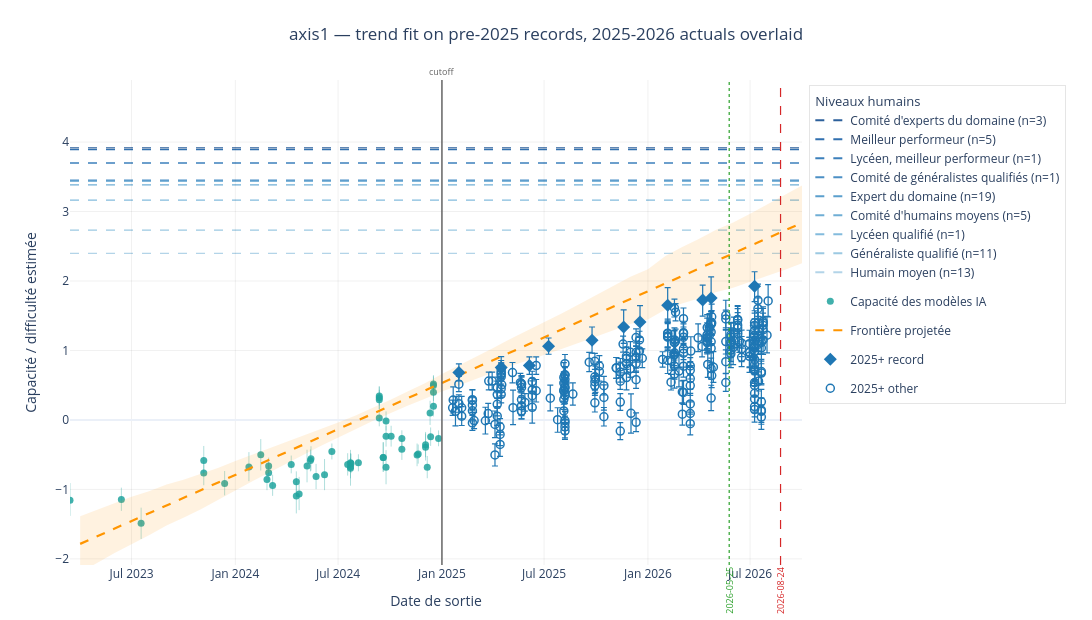
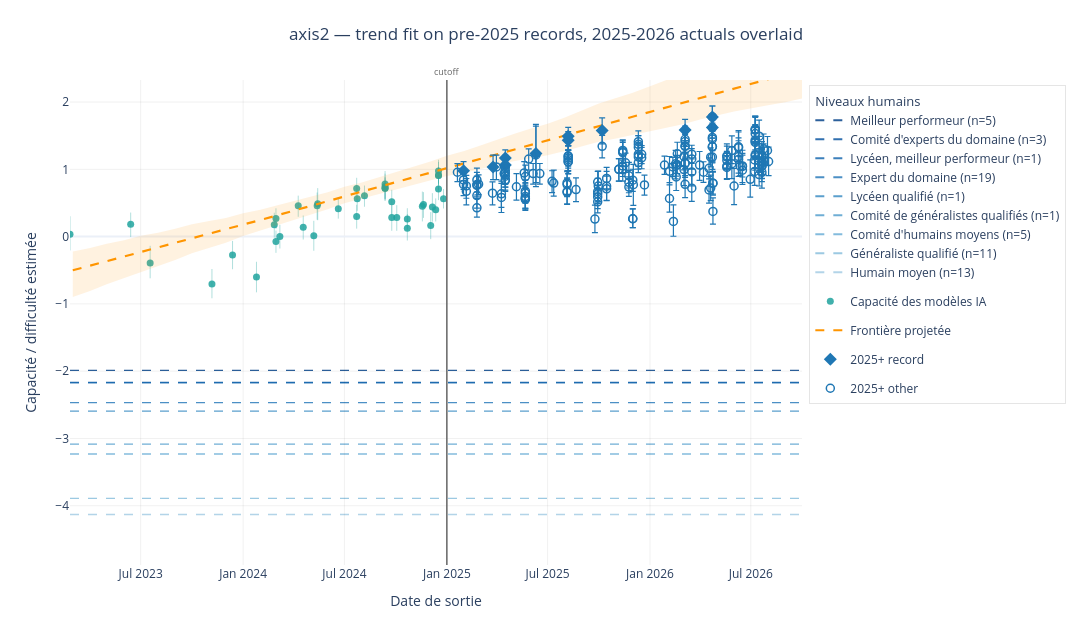
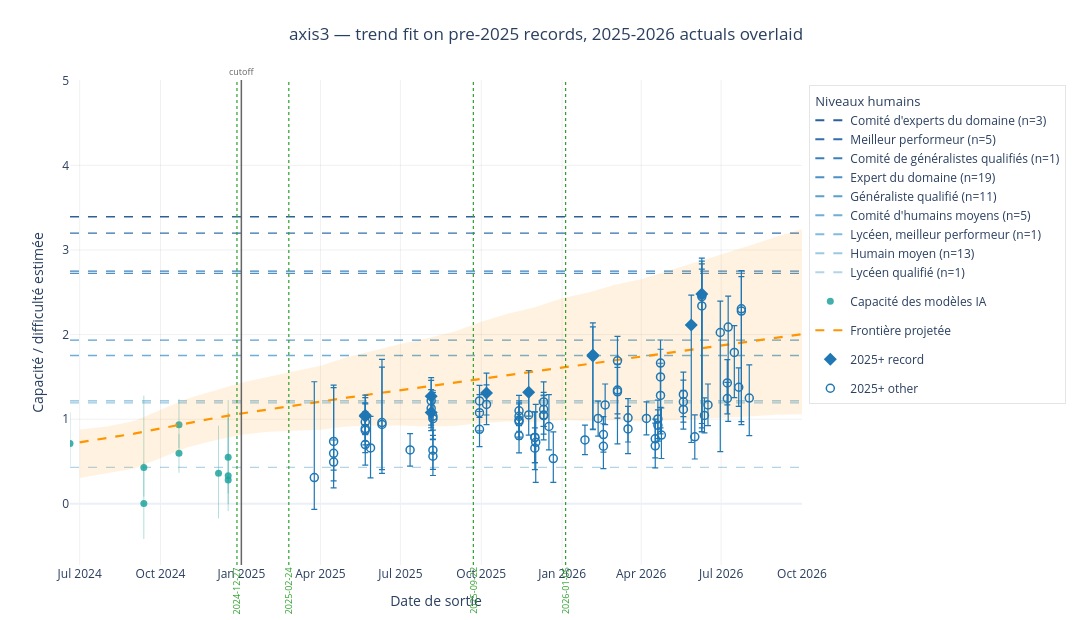
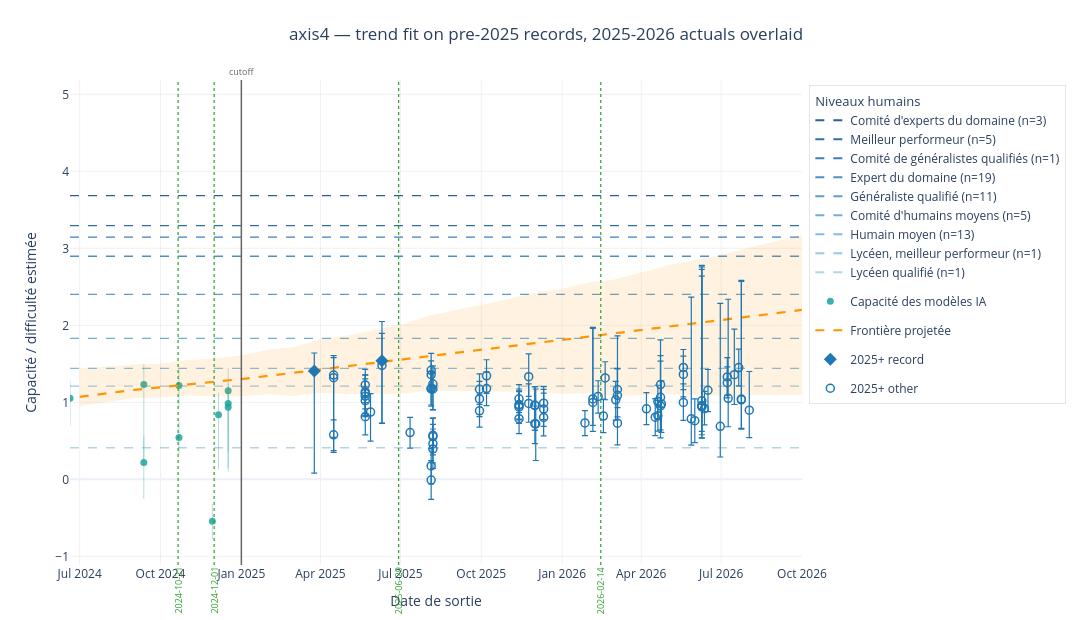

Write notebook code for charts like these, in order.
### Markdown cell above
## Figures

Per axis: pre-cutoff points, trend band, human bands, and the post-cutoff points overlaid (filled diamonds = record-setters, open circles = the rest).

### Code cell
for k in range(K):
    fig = capability_forecast_fig(tl_past[k], hstats[k], fcs[k], cxs[k], axis_name=axis_names[k])
    fig.add_vline(x=CUTOFF.strftime("%Y-%m-%d"),
                  line=dict(color="#666", width=1.5),
                  annotation_text="cutoff", annotation_position="top",
                  annotation_font_size=9, annotation_font_color="#666")

    for mask, name, marker in [
            (actual[k]["is_record"], "2025+ record",
             dict(color="#1f77b4", size=10, symbol="diamond")),
            (~actual[k]["is_record"], "2025+ other",
             dict(symbol="circle-open", size=8, color="#1f77b4",
                  line=dict(width=1.5, color="#1f77b4")))]:
        pts = actual[k][mask]
        if len(pts):
            fig.add_trace(go.Scatter(
                x=pts["release_date"].dt.strftime("%Y-%m-%d"), y=pts["mean"],
                mode="markers", marker=marker, name=name, text=pts["name"],
                error_y=dict(type="data", symmetric=False,
                             array=(pts["hdi_high"] - pts["mean"]).values,
                             arrayminus=(pts["mean"] - pts["hdi_low"]).values,
                             color="#1f77b4", thickness=1.2, width=3),
                hovertemplate="<b>%{text}</b><br>%{y:.2f}<br>%{x}<extra></extra>"))

    # Re-pin both axes so the 2025 points are inside the frame; y stays pinned
    # to data, never to the forecast band (same rule as the base figure).
    xmax = max(pd.to_datetime(fcs[k].grid_dates).max(), actual[k]["release_date"].max())
    fig.update_xaxes(range=[tl_past[k]["release_date"].min().strftime("%Y-%m-%d"),
                            xmax.strftime("%Y-%m-%d")])
    ylo = min(tl_past[k]["hdi_low"].min(), actual[k]["hdi_low"].min(), hstats[k]["hdi_low"].min())
    yhi = max(tl_past[k]["hdi_high"].max(), actual[k]["hdi_high"].max(), hstats[k]["hdi_high"].max())
    pad = 0.06 * (yhi - ylo)
    fig.update_yaxes(range=[ylo - pad, yhi + pad])
    fig.update_layout(title=dict(
        text=f"{axis_names[k]} — trend fit on pre-2025 records, 2025-2026 actuals overlaid", x=0.5))
    fig.show()
